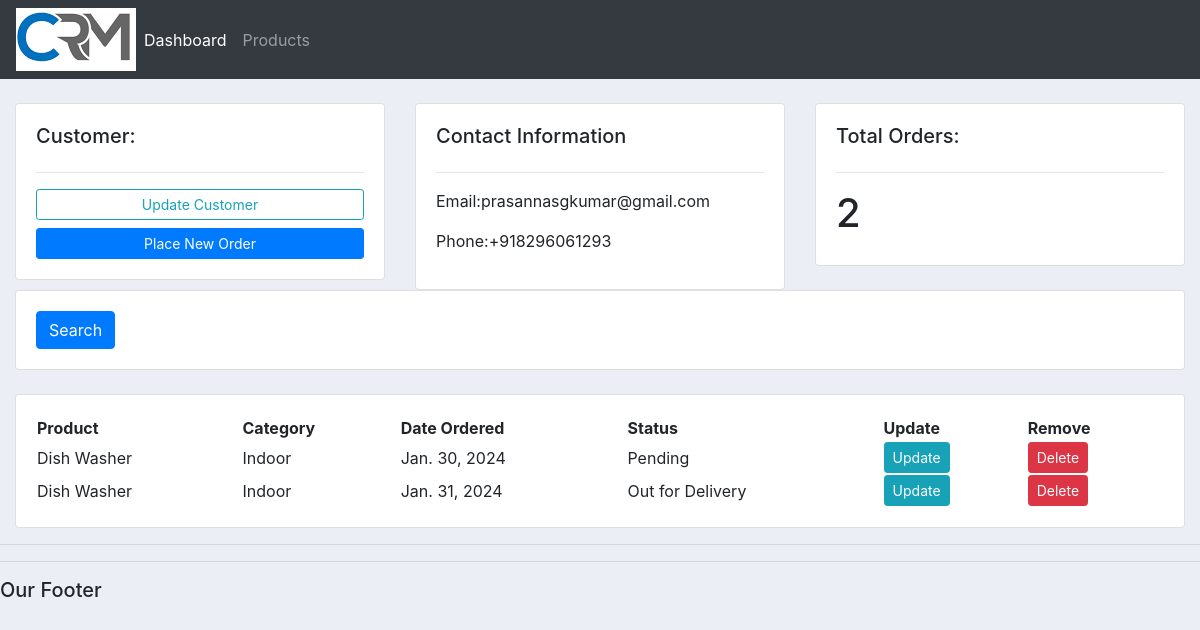
The page /customers/3/ on the database its author committed.
### New_app1/models.py (models this page shows, shortened)
class Customer(models.Model):
    name=models.CharField(max_length=200, null=True)
    phone=models.CharField(max_length=200, null=True)
    email = models.CharField(max_length=200, null=True)
    date_created = models.DateField(auto_now_add=True, null=True)

class Orders(models.Model):
    STATUS= (
        ('Pending', 'Pending'),
        ('Out for Delivery', 'Out for Delivery'),
        ('Delivered', 'Delivered')
    )
    customer=models.ForeignKey(Customer, null=True, on_delete=models.SET_NULL)
    products=models.ForeignKey(Products, null=True, on_delete=models.SET_NULL)
    status = models.CharField(max_length=200, null=True, choices=STATUS)
    date_created = models.DateField(auto_now_add=True, null=True)

class Products(models.Model):
    CATEGORY=(
        ('Indoor', 'Indoor'),
        ('Outdoor', 'Outdoor')
    )
    name = models.CharField(max_length=200, null=True)
    price=models.FloatField(null=True)
    category = models.CharField(max_length=200, null=True, choices=CATEGORY)
    description = models.CharField(max_length=200, null=True, blank=True)
    date_created = models.DateField(auto_now_add=True, null=True)
    tags = models.ManyToManyField(Tag)
    def __str__(self):
        return self.name

### New_app1/views.py (the view)
# urls.py: path('customers/<str:pk>/', views.customers, name="customers"),
def customers(request, pk):
    customer=Customer.objects.get(id=pk)
    orders=customer.orders_set.all()
    count=orders.count()
    context={'customer':customer, 'orders':orders, 'count':count}
    return render(request, 'customers.html', context)

### Templates/customers.html
{% extends  'Main.html' %}
{% block content %}
<br>
<div class="row">
   <div class="col-md">
      <div class="card card-body">
         <h5>Customer:</h5>
         <hr>
         <a class="btn btn-outline-info btn-sm btn-block", href=" ">Update Customer</a>
         <a class="btn btn-primary btn-sm btn-block" href="{% url 'create_order' customer.id%}">Place New Order</a>
      </div>
   </div>
   <div class="col-md">
      <div class="card card-body">
         <h5>Contact Information</h5>
         <hr>
         <p>Email:{{customer.email}}</p>
         <p>Phone:{{customer.phone}}</p>
      </div>
   </div>
   <div class="col-md">
      <div class="card card-body">
         <h5>Total Orders:</h5>
         <hr>
         <h1 style="text-align: center:padding:10px">{{count}}</h1>
      </div>
   </div>
</div>
<div class="row">
   <div class="col-md">
      <div class="card card-body">
         <form method="get">
            <button class="btn btn-primary" type="submit">Search</button>
         </form>
      </div>
   </div>
</div>
<br>
<div class="row">
   <div class="col-md">
      <div class="card card-body">
      <table class="tabel tabel-sm">
         <tr>
            <th>Product</th>
            <th>Category</th>
            <th>Date Ordered</th>
            <th>Status</th>
            <th>Update</th>
            <th>Remove</th>
         </tr>
         {% for i in orders %}
         <tr>
            <td>{{i.products}}</td>
            <td>{{i.products.category}}</td>
            <td>{{i.date_created}}</td>
            <td>{{i.status}}</td>
             <td><a class="btn btn-sm btn-info" href="{% url 'update_order' i.id %}">Update</a> </td>
             <td><a class="btn btn-sm btn-danger" href="{% url 'delete_order' i.id %}">Delete</a> </td>
         </tr>
         {% endfor %}
      </table>
      </div>
   </div>
</div>
   {% endblock content %}

### static/css/main.css (style rules this page uses)
body { background-color:#ebeff5; }

### rows shown on the page
Customer: email "prasannasgkumar@gmail.com", phone "+918296061293"
Orders: products "Dish Washer", products.category "Indoor", date_created "Jan. 30, 2024", status "Pending"
Orders: products "Dish Washer", products.category "Indoor", date_created "Jan. 31, 2024", status "Out for Delivery"

### other values the page prints
{{ count }} "2"
